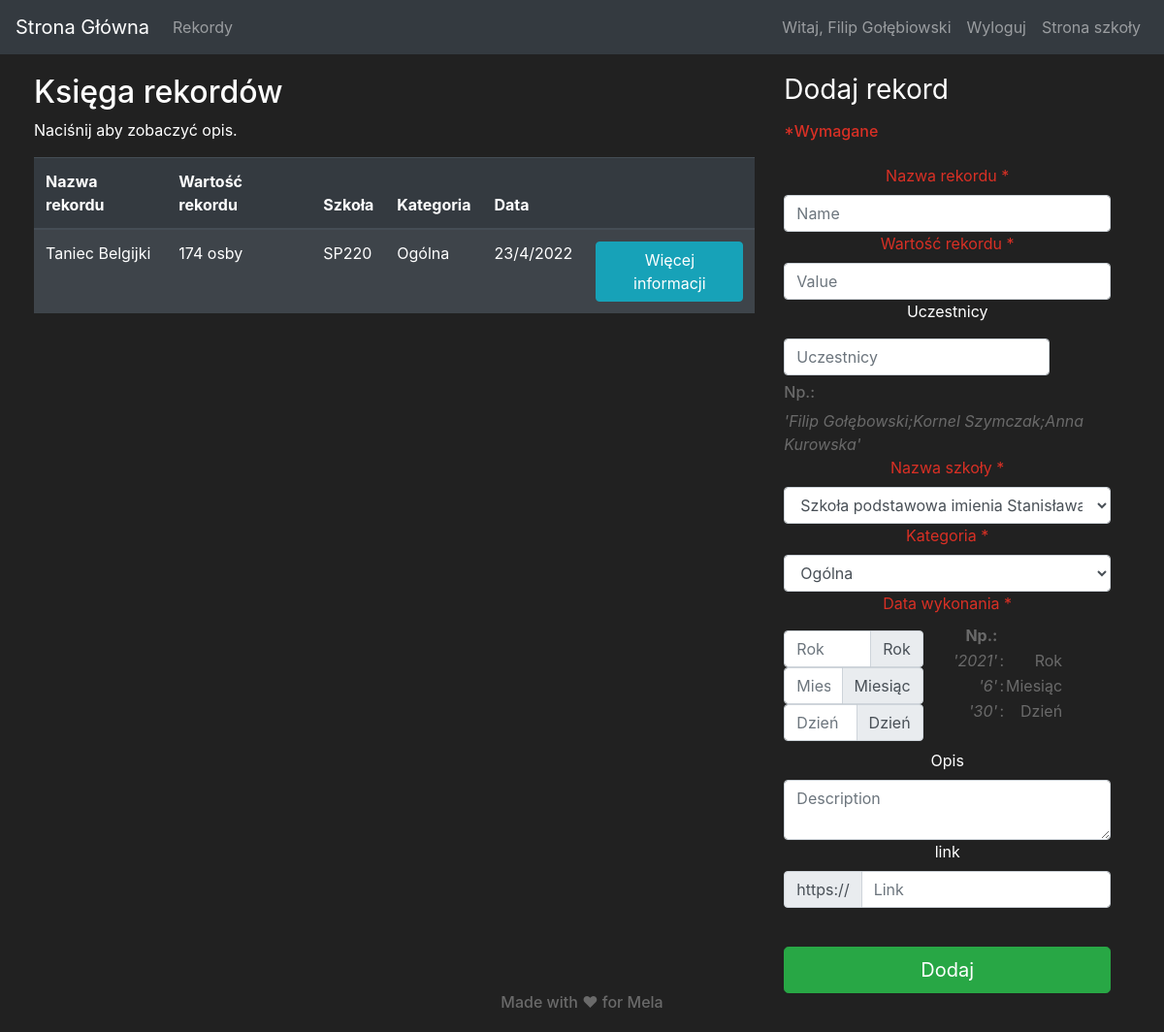
Page /achievement (signed in) on the committed database.
### market/models.py (models this page shows, shortened)
class User(db.Model, UserMixin):
    id = db.Column(db.Integer(), primary_key=True)
    username = db.Column(db.String(length=30), nullable=False, unique=True)
    email_address = db.Column(db.String(length=50), nullable=False, unique=True)
    password_hash = db.Column(db.String(length=60), nullable=False)
    @property
    def password(self):
        return self.password

class Item(db.Model):
    id = db.Column(db.Integer(), primary_key=True)
    name = db.Column(db.String(length=30), nullable=False, unique=True)
    value = db.Column(db.String(), nullable=False)
    participants = db.Column(db.String(), nullable=False)
    school_name = db.Column(db.String(), db.ForeignKey('school.id'))
    category = db.Column(db.String(), nullable=False)
    date_of_do = db.Column(db.String())
    description = db.Column(db.String())
    link = db.Column(db.String())
    date_of_add = db.Column(db.String(), nullable=False)
    owner = db.Column(db.Integer(), db.ForeignKey('user.id'))

### market/routes.py (the view, shortened to what this page needs)
@app.route('/achievement', methods=['GET', 'POST'])
def achievement_page():
    form = AddForm()
    if request.method == "GET":
        items = Item.query.all()
        mail = "biuro.szachy.online@gmail.com"
        return render_template('achievement.html', items=items, mail=mail, current_user=current_user, form=form)

### market/forms.py (shortened to what this page needs)
class AddForm(FlaskForm):
    school_list = []
    for school in School.query.all():
        school_list.append((school.name, school.full_name))
    category_list = []
    for category in Category.query.all():
        category_list.append((category.name, category.full_name))
    name = StringField(label='Nazwa rekordu', validators=[DataRequired()])
    value = StringField(label='Wartość rekordu', validators=[DataRequired()])
    participants = StringField(label='Uczestnicy', validators=[])
    school_name = SelectField(label='Nazwa szkoły',
                              choices=school_list,
                              validators=[DataRequired()])
    category = SelectField(label='Kategoria',
                           choices=category_list,
                           validators=[DataRequired()])
    date_of_do_year = StringField(label='Data wykonania', validators=[DataRequired()])
    date_of_do_month = StringField(label='', validators=[DataRequired()])
    date_of_do_day = StringField(label='', validators=[DataRequired()])
    description = TextAreaField(label='Opis')
    link = StringField(label='link')
    submit = SubmitField(label='Dodaj')

### market/models.py (called while the page is built)
@login_manager.user_loader
def load_user(user_id):
    return User.query.get(int(user_id))

### market/templates/achievement.html (shortened to what this page needs)
{% extends 'base.html' %}
{% block content %}
    <div class="row" style="margin-left: 20px; margin-right: 20px; margin-top: 20px;">
        <div class="col-8">
            <h2>Księga rekordów</h2>
            <p>Naciśnij aby zobaczyć opis.</p>
            <table class="table table-hover table-dark table-striped">
                <thead>
                <tr>
                    <th scope="col">Nazwa rekordu</th>
                    <th scope="col">Wartość rekordu</th>
                    <th scope="col">Szkoła</th>
                    <th scope="col">Kategoria</th>
                    <th scope="col">Data</th>
                    <th scope="col"></th>
                </tr>
                </thead>
                <tbody>
                {% for item in items %}
                    <tr>
                        <td>{{ item.name }}</td>
                        <td>{{ item.value }}</td>
                        <td>{{ item.school_name }}</td>
                        <td>{{ item.category }}</td>
                        <td>{{ item.date_of_add }}</td>
                        <td>
                            <button class="btn btn-outline btn-info" data-toggle="modal"
                                    data-target="#Modal-MoreInfo-{{ item.id }}">Więcej informacji
                            </button>
                        </td>
                    </tr>
                {% endfor %}
                </tbody>
            </table>
        </div>
        <div class="col">
            {% if current_user.is_authenticated %}
                <div class="text-center" style="margin-right: 20px">
                    <form method="POST" class="form-register" style="color:white">
                        <dev class="text-left">
                            <h1 class="h3 mb-3 font-weight-normal text-left">
                                Dodaj rekord
                                <h6 id="required">*Wymagane</h6>
                            </h1>
                        </dev>
                        <br>
                        <a id="required">{{ form.name.label() }} *</a>
                        {{ form.name(class="form-control", placeholder="Name") }}
                        <a id="required">{{ form.value.label() }} *</a>
                        {{ form.value(class="form-control", placeholder="Value") }}
                        {{ form.participants.label() }}
                        <dev class="row">
                            <div class="col-auto my-2">
                                {{ form.participants(class="form-control", placeholder="Uczestnicy") }}
                            </div>
                            <div class="col text-left" style="color: #6a6a6a">
                                <h6>Np.:</h6>
                                <em>'Filip Gołębowski;Kornel Szymczak;Anna Kurowska'</em>
                            </div>
                        </dev>
                        <a id="required">{{ form.school_name.label() }} *</a>
                        {{ form.school_name(class="form-control", placeholder="School Name") }}
                        <a id="required">{{ form.category.label() }} *</a>
                        {{ form.category(class="form-control", placeholder="Category") }}
                        <a id="required">{{ form.date_of_do_year.label() }} *</a>
                        <div class="row">
                            <dev class="col-6 form-row align-items-center center">
                                <div class="col-auto my-2">
                                    <div class="input-group">
                                        {{ form.date_of_do_year(class="form-control", placeholder="Rok") }}
                                        <div class="input-group-append">
                                            <div class="input-group-text">Rok</div>
                                        </div>
                                    </div>
                                    <div class="input-group">
                                        {{ form.date_of_do_month(class="form-control", placeholder="Miesiąc") }}
                                        <div class="input-group-append">
                                            <div class="input-group-text">Miesiąc</div>
                                        </div>
                                    </div>
                                    <div class="input-group">
                                        {{ form.date_of_do_day(class="form-control", placeholder="Dzień") }}
                                        <div class="input-group-append">
                                            <div class="input-group-text">Dzień</div>
                                        </div>
                                    </div>
                                </div>
                            </dev>
                            <div class="col-auto text-right" style="color: #6a6a6a">
                                <table>
                                    <thead>
                                    <tr>
                                        <th scope="col">Np.:</th>
                                        <th scope="col"></th>
                                        <th scope="col"></th>
                                    </tr>
                                    </thead>
                                    <tbody>
                                    <tr>
                                        <td><em>'2021'</em></td>
                                        <td>:</td>
                                        <td>Rok</td>
                                    </tr>
                                    <tr>
                                        <td><em>'6'</em></td>
                                        <td>:</td>
                                        <td>Miesiąc</td>
                                    </tr>
                                    <tr>
                                        <td><em>'30'</em></td>
                                        <td>:</td>
                                        <td>Dzień</td>
                                    </tr>
                                    </tbody>
                                </table>
                            </div>
                        </div>
                        <a>{{ form.description.label() }}</a>
                        <div class="input-group">
                            {{ form.description(id="textarea", type="textarea", class="form-control", placeholder="Description") }}
                        </div>
                        <a>{{ form.link.label() }}</a>
                        <div class="input-group mb-3">
                            <div class="input-group-prepend">
                                <span class="input-group-text" id="basic-addon3">https://</span>
                            </div>
                            {{ form.link(class="form-control", placeholder="Link") }}
                        </div>
                        <br>
                        {{ form.submit(class="btn btn-lg btn-block btn-success") }}
                    </form>
                </div>
            {% else %}
                <h2>Dodaj swoją szkołę</h2>
                <p>Aby dołączyć swoją szkołę
                    do księgi rekordów napisz emial na
                    <a href="mailto://{{ mail }}">{{ mail }}</a>
                </p>
            {% endif %}
        </div>
    </div>
{% endblock %}

### market/templates/base.html (shortened to what this page needs)
<!doctype html>
<html lang="pl-PL">
<head>
    <link rel="stylesheet" href="https://cdn.jsdelivr.net/npm/bootstrap@4.5.3/dist/css/bootstrap.min.css"
>
</head>
<body>
<nav class="navbar navbar-expand-md navbar-dark bg-dark">
    <a class="navbar-brand" href="{{ url_for('home_page') }}">Strona Główna</a>
    <div class="collapse navbar-collapse" id="navbarNav">
        <ul class="navbar-nav mr-auto">
            <li class="nav-item">
                <a class="nav-link" href="{{ url_for('achievement_page') }}">Rekordy</a>
            </li>
        </ul>
        {% if current_user.is_authenticated %}
            <ul class="navbar-nav">
                <li class="nav-item">
                    <a class="nav-link">Witaj, {{ current_user.username }}</a>
                </li>
            </ul>
            <ul class="navbar-nav">
                <li class="nav-item">
                    <a class="nav-link" href="{{ url_for('logout_page') }}">Wyloguj</a>
                </li>
            </ul>
        {% else %}
            <ul class="navbar-nav">
                <li class="nav-item">
                    <a class="nav-link" href="{{ url_for('login_page') }}">Logowanie</a>
                </li>
            </ul>
        {% endif %}
        <ul class="navbar-nav">
            <li class="nav-item">
                <a class="nav-link" href="https://sp220.pl">Strona szkoły</a>
            </li>
        </ul>
    </div>
</nav>
<div id="page-container">
    <div id="content-wrap">
        {% block content %}
        {% endblock %}
    </div>
    <footer id="footer">
        <div class="text-center position-relative overflow-hidden">
            <h6>Made with ❤ for Mela</h6>
        </div>
    </footer>
</div>
</body>
</html>

### market/templates/base.html (style rules this page uses)
body { background-color: #212121; color: white }
#required { color: #d93025; margin-top: 9px; margin-bottom: 0rem; }
#footer { padding: 10px 10px 0px 10px; bottom: 0px; height: 50px; width: 100%; color: #6a6a6a; position: absolute; }
#page-container { position: relative; min-height: 100vh; }
#content-wrap { padding-bottom: 2.5rem; }

### rows in the picture
User: username "Filip Gołębiowski"
Item: name "Taniec Belgijki", value "174 osby", school_name "SP220", category "Ogólna", date_of_add "23/4/2022"
